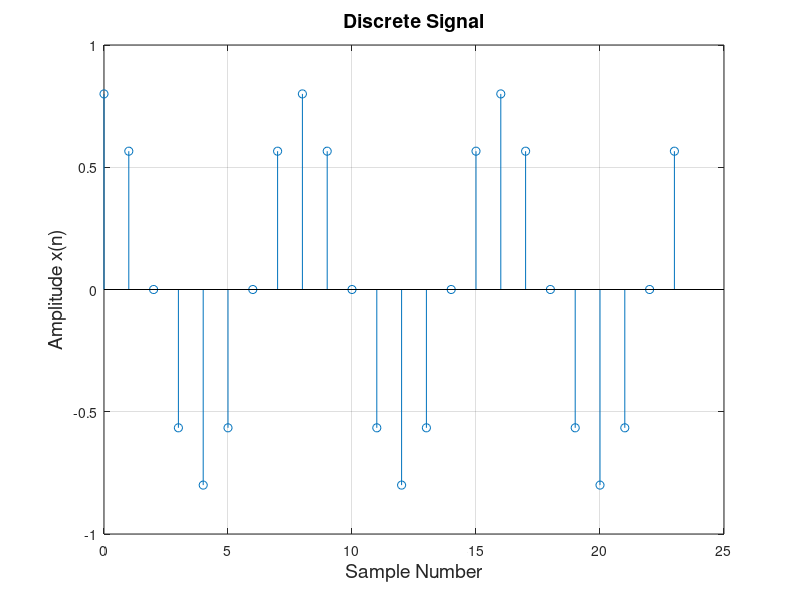

Reproduce this figure in MATLAB.
f=1000
fs=8000
fh=f/fs
wh=2*pi*fh
num_samples_per_period = 1/fh
n=0:3*fs;
xn=0.8*cos(wh*n)
stem(n(1:3*num_samples_per_period),xn(1:3*num_samples_per_period))
sound(xn,fs)
grid on
title('Discrete Signal','Fontsize',[14]);
xlabel('Sample Number','Fontsize',[14]);
ylabel('Amplitude x(n)','Fontsize',[14])